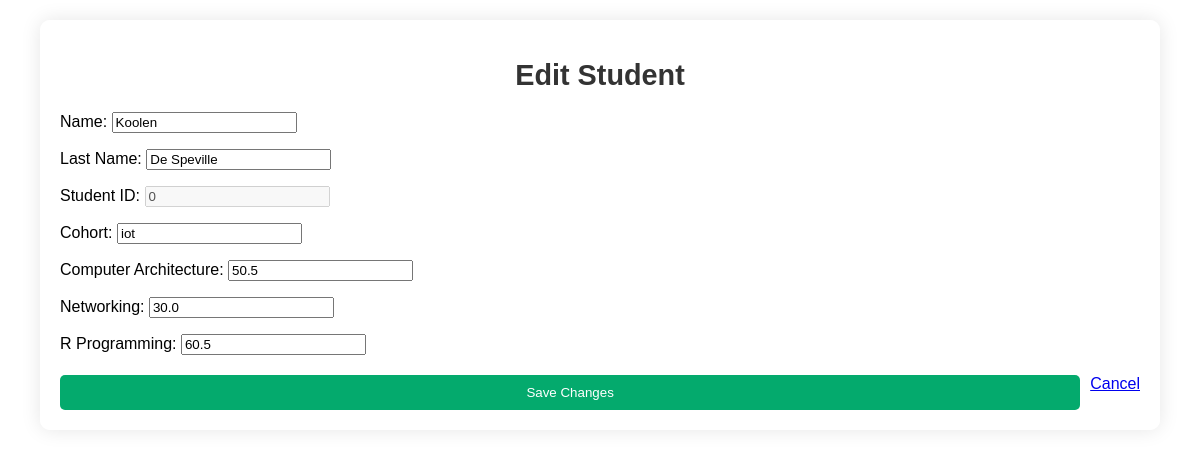
Screenshot of /students/edit/0/ (signed in) with the database file from the repository.
### register/models.py (models this page shows, shortened)
class StudentMarkForm(models.Model):
    name = models.CharField(max_length=255)
    last_name = models.CharField(max_length=255)
    student_id = models.IntegerField( unique=True,primary_key=True)
    cohort = models.CharField(max_length=50)
    Computer_Arquitecture = models.FloatField(default=False)
    Networking = models.FloatField(default=False)
    R_Programming = models.FloatField(default=False)

### register/views.py (the view)
# urls.py: path('students/edit/<int:student_id>/', views.edit_student, name='edit_student'),
@login_required
def edit_student(request, student_id):
    student = get_object_or_404(StudentMarkForm, student_id=student_id)
    if request.method == 'POST':
        form = EditStudentForm(request.POST, instance=student)
        if form.is_valid():
            form.save()
            return redirect('marking')  # Redirect to 'mark' instead of 'student_list'
    else:
        form = EditStudentForm(instance=student)
    return render(request, 'edit_student.html', {'form': form})

### register/form.py
class EditStudentForm(forms.ModelForm):
    name = forms.CharField(label='Name', max_length=100)
    last_name = forms.CharField(label='Last Name', max_length=100)
    student_id = forms.IntegerField(label='Student ID', disabled=True)  # Make ID uneditable
    cohort = forms.CharField(label='Cohort', max_length=100)
    Computer_Arquitecture = forms.DecimalField(label='Computer Architecture', max_digits=5, decimal_places=2)
    Networking = forms.DecimalField(label='Networking', max_digits=5, decimal_places=2)
    R_Programming = forms.DecimalField(label='R Programming', max_digits=5, decimal_places=2)
    class Meta:
        model = StudentMarkForm
        fields = ['name', 'last_name', 'student_id', 'cohort', 'Computer_Arquitecture', 'Networking', 'R_Programming']

### register/templates/edit_student.html (shortened to what this page needs)
<!DOCTYPE html>
<html>
<head>
</head>
<body>
   <div class="container">
        <h1>Edit Student</h1>
        <form method="post">
            {{ form.as_p }}
            <div class="form-actions">
                <button type="submit" class="edit-button">Save Changes</button>
                <a href="{% url 'marking' %}" class="edit-button">Cancel</a>
            </div>
        </form>
    </div>
</body>
</html>

### register/templates/edit_student.html (style rules this page uses)
body { animation: backgroundScroll 80s linear infinite; background-image: url(https://cdn.pixabay.com/photo/2023/11/06/09/52/mountain-8369262_960_720.jpg); background-attachment: fixed; background-size: cover; background-position: center; font-family: 'Arial', sans-serif; margin: 0; padding: 0; }
.container { padding: 20px; background-color: rgba(255, 255, 255, 0.8); border-radius: 10px; max-width: 90%; margin: 20px auto; box-shadow: 0 0 20px rgba(0, 0, 0, 0.1); }
h1 { text-align: center; color: #333; font-size: 1.8rem; }
.form-actions { display: flex; justify-content: space-between; gap: 10px; margin-top: 20px; }
.form-actions button { padding: 10px 20px; background-color: #04AA6D; color: white; border: none; border-radius: 5px; cursor: pointer; transition: background-color 0.3s ease; flex: 1; }

### rows the page displays
StudentMarkForm: name "Koolen", last_name "De Speville", student_id "0", cohort "iot", Computer_Arquitecture "50.5", Networking "30.0", R_Programming "60.5"
